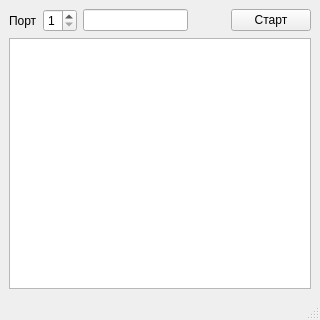
<?xml version="1.0" encoding="UTF-8"?>
<ui version="4.0">
 <class>OneWireTestMainWindow</class>
 <widget class="QMainWindow" name="OneWireTestMainWindow">
  <property name="geometry">
   <rect>
    <x>0</x>
    <y>0</y>
    <width>320</width>
    <height>320</height>
   </rect>
  </property>
  <property name="windowTitle">
   <string>MainWindow</string>
  </property>
  <widget class="QWidget" name="centralwidget">
   <layout class="QVBoxLayout" name="verticalLayout">
    <item>
     <layout class="QHBoxLayout" name="horizontalLayout">
      <item>
       <widget class="QLabel" name="portLabel">
        <property name="text">
         <string>Порт</string>
        </property>
       </widget>
      </item>
      <item>
       <widget class="QSpinBox" name="portSpinBox">
        <property name="minimum">
         <number>1</number>
        </property>
        <property name="maximum">
         <number>9</number>
        </property>
       </widget>
      </item>
      <item>
       <widget class="QLineEdit" name="portLineEdit"/>
      </item>
      <item>
       <spacer name="horizontalSpacer">
        <property name="orientation">
         <enum>Qt::Horizontal</enum>
        </property>
        <property name="sizeHint" stdset="0">
         <size>
          <width>40</width>
          <height>20</height>
         </size>
        </property>
       </spacer>
      </item>
      <item>
       <widget class="QPushButton" name="startStopPushButton">
        <property name="text">
         <string>Старт</string>
        </property>
       </widget>
      </item>
     </layout>
    </item>
    <item>
     <widget class="QTreeView" name="devicesTreeView">
      <property name="sizePolicy">
       <sizepolicy hsizetype="Expanding" vsizetype="Expanding">
        <horstretch>1</horstretch>
        <verstretch>1</verstretch>
       </sizepolicy>
      </property>
      <property name="editTriggers">
       <set>QAbstractItemView::NoEditTriggers</set>
      </property>
      <property name="alternatingRowColors">
       <bool>false</bool>
      </property>
      <attribute name="headerVisible">
       <bool>true</bool>
      </attribute>
      <attribute name="headerVisible">
       <bool>true</bool>
      </attribute>
     </widget>
    </item>
   </layout>
  </widget>
  <widget class="QMenuBar" name="menubar">
   <property name="geometry">
    <rect>
     <x>0</x>
     <y>0</y>
     <width>320</width>
     <height>23</height>
    </rect>
   </property>
  </widget>
  <widget class="QStatusBar" name="statusbar"/>
 </widget>
 <resources/>
 <connections/>
</ui>
